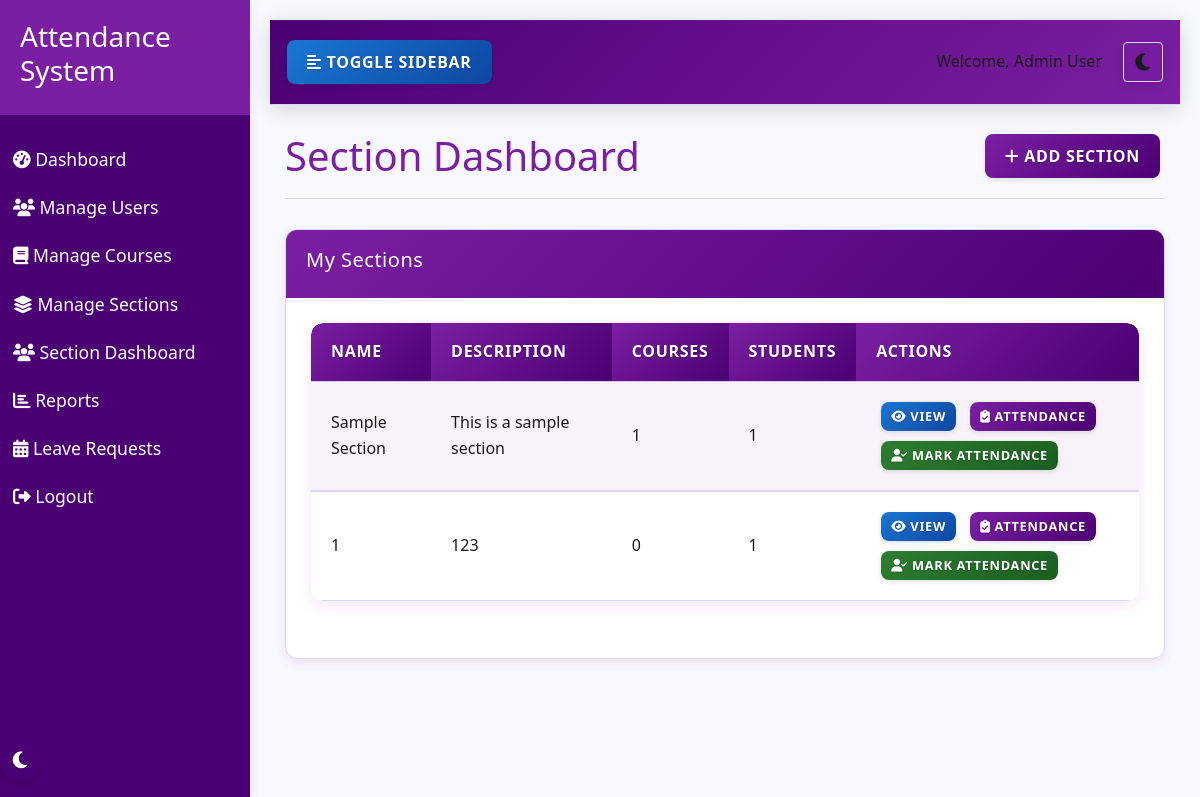
The page /section/dashboard (signed in) on the database its author committed.
### models.py (models this page shows, shortened)
class User(db.Model, UserMixin):
    id = db.Column(db.Integer, primary_key=True)
    name = db.Column(db.String(100), nullable=False)
    email = db.Column(db.String(100), unique=True, nullable=False)
    password = db.Column(db.String(200), nullable=False)
    role = db.Column(db.String(20), nullable=False)  # 'admin', 'faculty', 'student'
    department = db.Column(db.String(100), nullable=True)
    profile_pic = db.Column(db.String(200), nullable=True)
    created_at = db.Column(db.DateTime, default=datetime.utcnow)
    attendances = db.relationship('Attendance', foreign_keys='Attendance.user_id', backref='user', lazy=True)
    marked_attendances = db.relationship('Attendance', foreign_keys='Attendance.marked_by', backref='marked_by_user', lazy=True)
    leave_requests = db.relationship('LeaveRequest', foreign_keys='LeaveRequest.user_id', backref='user', lazy=True)
    approved_leaves = db.relationship('LeaveRequest', foreign_keys='LeaveRequest.approved_by', backref='approved_by_user', lazy=True)
    student_sections = db.relationship('Section', secondary=section_students, backref=db.backref('students', lazy='dynamic'))
    teacher_sections = db.relationship('Section', secondary=section_teachers, backref=db.backref('teachers', lazy='dynamic'))

class Section(db.Model):
    id = db.Column(db.Integer, primary_key=True)
    name = db.Column(db.String(100), nullable=False)
    description = db.Column(db.Text, nullable=True)
    created_at = db.Column(db.DateTime, default=datetime.utcnow)
    created_by = db.Column(db.Integer, db.ForeignKey('user.id'), nullable=False)
    creator = db.relationship('User', foreign_keys=[created_by])
    section_courses_rel = db.relationship('Course', secondary=section_courses, overlaps="courses,sections", viewonly=True)

### section_attendance.py (the view, shortened to what this page needs)
@section_bp.route('/dashboard')
@login_required
def dashboard():
    if current_user.role == 'admin':
        sections = Section.query.all()
    else:
        sections = current_user.student_sections
    return render_template('section/dashboard.html', sections=sections)

### app.py (called while the page is built)
@login_manager.user_loader
def load_user(user_id):
    return User.query.get(int(user_id))

### templates/section/dashboard.html (shortened to what this page needs)
{% extends 'base.html' %}
{% block content %}
<div class="page-header">
    <h1>Section Dashboard</h1>
    {% if current_user.role == 'admin' %}
    <a href="{{ url_for('admin.add_section') }}" class="btn btn-primary">
        <i class="fas fa-plus"></i> Add Section
    </a>
    {% endif %}
</div>
<div class="row">
    <div class="col-md-12">
        <div class="card">
            <div class="card-header">
                <h5 class="card-title">My Sections</h5>
            </div>
            <div class="card-body">
                {% if sections %}
                <div class="table-container">
                    <div class="table-responsive">
                        <table class="table">
                            <thead>
                                <tr>
                                    <th>Name</th>
                                    <th>Description</th>
                                    <th>Courses</th>
                                    <th>Students</th>
                                    <th>Actions</th>
                                </tr>
                            </thead>
                            <tbody>
                                {% for section in sections %}
                                <tr>
                                    <td>{{ section.name }}</td>
                                    <td>{{ section.description }}</td>
                                    <td>{{ section.courses.all()|length }}</td>
                                    <td>{{ section.students.all()|length }}</td>
                                    <td>
                                        <a href="{{ url_for('section.view_section', section_id=section.id) }}" class="btn btn-sm btn-info">
                                            <i class="fas fa-eye"></i> View
                                        </a>
                                        <a href="{{ url_for('section.section_attendance', section_id=section.id) }}" class="btn btn-sm btn-primary">
                                            <i class="fas fa-clipboard-check"></i> Attendance
                                        </a>
                                        {% if current_user.role in ['admin', 'faculty'] %}
                                        <a href="{{ url_for('section.mark_section_attendance', section_id=section.id) }}" class="btn btn-sm btn-success">
                                            <i class="fas fa-user-check"></i> Mark Attendance
                                        </a>
                                        {% endif %}
                                    </td>
                                </tr>
                                {% endfor %}
                            </tbody>
                        </table>
                    </div>
                </div>
                {% else %}
                <div class="alert alert-info">
                    <i class="fas fa-info-circle"></i> You are not assigned to any sections.
                </div>
                {% endif %}
            </div>
        </div>
    </div>
</div>
{% endblock %}

### templates/base.html (shortened to what this page needs)
<!DOCTYPE html>
<html lang="en">
<head>
    <link rel="stylesheet" href="https://cdn.jsdelivr.net/npm/bootstrap@5.3.0/dist/css/bootstrap.min.css">
    <link rel="stylesheet" href="{{ url_for('static', filename='css/style.css') }}">
    <link rel="stylesheet" href="{{ url_for('static', filename='css/themes.css') }}">
    <link rel="stylesheet" href="{{ url_for('static', filename='css/dark-mode-fixes.css') }}">
    <link rel="stylesheet" href="{{ url_for('static', filename='css/button-fixes.css') }}">
    <link rel="stylesheet" href="{{ url_for('static', filename='css/table-fixes.css') }}">
    <link rel="stylesheet" href="https://cdnjs.cloudflare.com/ajax/libs/font-awesome/6.4.0/css/all.min.css">
</head>
<body>
    <div class="wrapper">
        {% if current_user.is_authenticated %}
        <nav class="sidebar">
            <div class="sidebar-header">
                <h3>Attendance System</h3>
            </div>
            <ul class="list-unstyled components">
                {% if current_user.role == 'admin' %}
                <li>
                    <a href="{{ url_for('admin.dashboard') }}"><i class="fas fa-tachometer-alt"></i> Dashboard</a>
                </li>
                <li>
                    <a href="{{ url_for('admin.manage_users') }}"><i class="fas fa-users"></i> Manage Users</a>
                </li>
                <li>
                    <a href="{{ url_for('admin.manage_courses') }}"><i class="fas fa-book"></i> Manage Courses</a>
                </li>
                <li>
                    <a href="{{ url_for('admin.manage_sections') }}"><i class="fas fa-layer-group"></i> Manage Sections</a>
                </li>
                <li>
                    <a href="{{ url_for('section.dashboard') }}"><i class="fas fa-users"></i> Section Dashboard</a>
                </li>
                <li>
                    <a href="{{ url_for('admin.reports') }}"><i class="fas fa-chart-bar"></i> Reports</a>
                </li>
                <li>
                    <a href="{{ url_for('admin.manage_leaves') }}"><i class="fas fa-calendar-alt"></i> Leave Requests</a>
                </li>
                {% endif %}
                <li>
                    <a href="{{ url_for('logout') }}"><i class="fas fa-sign-out-alt"></i> Logout</a>
                </li>
            </ul>
            <div class="theme-toggle">
                <button class="theme-toggle-btn" aria-label="Toggle Dark Mode">
                </button>
            </div>
        </nav>
        {% endif %}
        <div id="content" class="{% if current_user.is_authenticated %}with-sidebar{% endif %}">
            {% if current_user.is_authenticated %}
            <nav class="navbar navbar-expand-lg navbar-light bg-light">
                <div class="container-fluid">
                    <button type="button" id="sidebarCollapse" class="btn btn-info">
                        <i class="fas fa-align-left"></i>
                        <span>Toggle Sidebar</span>
                    </button>
                    <div class="d-flex align-items-center">
                        <div class="user-info me-3">
                            <span>Welcome, {{ current_user.name }}</span>
                        </div>
                        <div class="theme-toggle-navbar">
                            <button class="theme-toggle-btn btn btn-sm btn-outline-secondary" aria-label="Toggle Dark Mode">
                            </button>
                        </div>
                    </div>
                </div>
            </nav>
            {% endif %}
            <div class="container mt-4">
                {% block content %}{% endblock %}
            </div>
        </div>
    </div>
</body>
</html>

### static/css/themes.css (style rules this page uses)
[data-theme="light"] { --primary-color: #7b1fa2; --primary-light: #ae52d4; --primary-dark: #4a0072; --accent-color: #ff5722; --text-light: #ffffff; --text-dark: #1a1a1a; --text-primary: #7b1fa2; --text-secondary: #5c6bc0; --background-light: #f8f8ff; --background-dark: #121212; --card-bg-light: #ffffff; --card-bg-dark: #1e1e1e; --border-color-light: #d8d8ff; --border-color-dark: #333333; --shadow-light: 0 4px 10px rgba(123, 31, 162, 0.1); --shadow-dark: 0 4px 10px rgba(0, 0, 0, 0.3); --success-color: #2e7d32; --warning-color: #f57c00; --danger-color: #d32f2f; --info-color: #1976d2; --navbar-bg: #f0e6ff; --input-bg: #ffffff; --input-text: #1a1a1a; --input-border: #d8d8ff; --modal-bg: #ffffff; --dropdown-bg: #ffffff; --dropdown-text: #1a1a1a; --dropdown-hover: #f0e6ff; --table-header-bg: #7b1fa2; --table-header-text: #ffffff; --table-stripe-bg: rgba(123, 31, 162, 0.05); --table-hover-bg: rgba(123, 31, 162, 0.1); --table-border-color: rgba(123, 31, 162, 0.2); --btn-default-bg: #f0e6ff; --btn-default-text: #1a1a1a; --btn-primary-bg: #7b1fa2; --btn-primary-text: #ffffff; --btn-secondary-bg: #5c6bc0; --btn-secondary-text: #ffffff; --btn-success-bg: #2e7d32; --btn-success-text: #ffffff; --btn-danger-bg: #d32f2f; --btn-danger-text: #ffffff; --btn-info-bg: #1976d2; --btn-info-text: #ffffff; --btn-warning-bg: #f57c00; --btn-warning-text: #ffffff; }
body { background-color: var(--background-light); color: var(--text-dark); transition: background-color 0.3s ease, color 0.3s ease; }
.card, .stat-card, .course-card, .feature-card, .login-card { background-color: var(--card-bg-light); border-color: var(--border-color-light); transition: background-color 0.3s ease, border-color 0.3s ease, box-shadow 0.3s ease; }
.navbar { background-color: var(--navbar-bg) !important; border-color: var(--border-color-light); transition: background-color 0.3s ease, border-color 0.3s ease; }
.table { color: var(--text-dark); transition: color 0.3s ease; }
.table td { color: var(--text-dark); }
.table th, .table td { border-color: var(--border-color-light); transition: border-color 0.3s ease; }
.table thead th { background-color: var(--table-header-bg); transition: background-color 0.3s ease; }
.table tbody tr:nth-of-type(odd) { background-color: var(--table-stripe-bg); transition: background-color 0.3s ease; }
.sidebar { background: var(--primary-dark); transition: background-color 0.3s ease; }
.sidebar .sidebar-header { background: var(--primary-color); transition: background-color 0.3s ease; }
.page-header { border-color: var(--border-color-light); transition: border-color 0.3s ease; }
.btn-primary { background-color: var(--btn-primary-bg); border-color: var(--btn-primary-bg); color: var(--btn-primary-text); }
.btn-success { background-color: var(--btn-success-bg); border-color: var(--btn-success-bg); color: var(--btn-success-text); }
.btn-info { background-color: var(--btn-info-bg); border-color: var(--btn-info-bg); color: var(--btn-info-text); }
a { color: var(--primary-color); transition: color 0.3s ease; }

### static/css/table-fixes.css (style rules this page uses)
.table-container { border-radius: 12px; overflow: hidden; box-shadow: 0 4px 15px rgba(123, 31, 162, 0.1); margin-bottom: 2rem; }
.table { margin-bottom: 0 !important; background-color: transparent !important; font-family: 'Segoe UI', Roboto, 'Helvetica Neue', Arial, sans-serif; }
.table thead th { background: linear-gradient(135deg, var(--primary-color), var(--primary-dark)); color: var(--table-header-text); font-weight: 600; text-transform: uppercase; letter-spacing: 0.7px; padding: 16px 20px; border: none; text-shadow: 0 1px 2px rgba(0, 0, 0, 0.3); }
.table thead th:first-child { border-top-left-radius: 12px; }
.table thead th:last-child { border-top-right-radius: 12px; }
.table td { border-top: 1px solid var(--table-border-color); padding: 15px 20px; vertical-align: middle; background-color: transparent !important; font-weight: 500; }
.table tbody tr:nth-of-type(odd) { background-color: var(--table-stripe-bg); }
.table tbody tr:nth-of-type(even) { background-color: transparent; }
.table-responsive { border-radius: 12px; overflow: hidden; }

### rows shown on the page
User: name "Admin User"
Section: name "Sample Section", description "This is a sample section", courses.all|length "1", students.all|length "1"
Section: name "1", description "123", courses.all|length "0", students.all|length "1"
